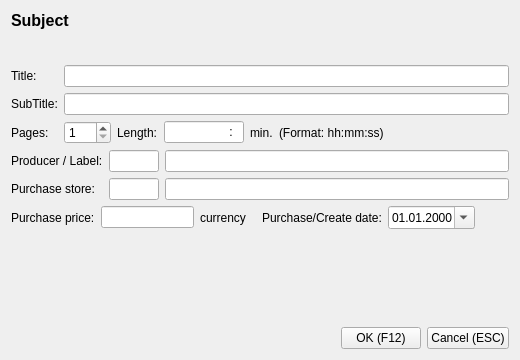
<?xml version="1.0" encoding="UTF-8"?>
<ui version="4.0">
 <class>EditDeviceClass</class>
 <widget class="QDialog" name="EditDeviceClass">
  <property name="geometry">
   <rect>
    <x>0</x>
    <y>0</y>
    <width>520</width>
    <height>360</height>
   </rect>
  </property>
  <property name="minimumSize">
   <size>
    <width>520</width>
    <height>360</height>
   </size>
  </property>
  <property name="maximumSize">
   <size>
    <width>520</width>
    <height>360</height>
   </size>
  </property>
  <property name="windowTitle">
   <string>EditDevice</string>
  </property>
  <layout class="QVBoxLayout" name="verticalLayout">
   <item>
    <layout class="QHBoxLayout" name="horizontalLayout_4">
     <item>
      <widget class="QLabel" name="Subject">
       <property name="font">
        <font>
         <pointsize>12</pointsize>
         <weight>75</weight>
         <bold>true</bold>
        </font>
       </property>
       <property name="text">
        <string>Subject</string>
       </property>
       <property name="alignment">
        <set>Qt::AlignLeading|Qt::AlignLeft|Qt::AlignTop</set>
       </property>
      </widget>
     </item>
     <item>
      <widget class="QLabel" name="deviceIcon">
       <property name="minimumSize">
        <size>
         <width>48</width>
         <height>48</height>
        </size>
       </property>
       <property name="maximumSize">
        <size>
         <width>48</width>
         <height>48</height>
        </size>
       </property>
       <property name="text">
        <string/>
       </property>
       <property name="pixmap">
        <pixmap resource="../resources.qrc">:/devices48/resources/tr48x48-0013.png</pixmap>
       </property>
      </widget>
     </item>
    </layout>
   </item>
   <item>
    <layout class="QGridLayout" name="gridLayout">
     <item row="0" column="1">
      <widget class="QLineEdit" name="title"/>
     </item>
     <item row="1" column="0">
      <widget class="QLabel" name="label_2">
       <property name="text">
        <string>SubTitle:</string>
       </property>
      </widget>
     </item>
     <item row="1" column="1">
      <widget class="QLineEdit" name="subTitle"/>
     </item>
     <item row="2" column="0">
      <widget class="QLabel" name="label_3">
       <property name="text">
        <string>Pages:</string>
       </property>
      </widget>
     </item>
     <item row="2" column="1">
      <layout class="QHBoxLayout" name="horizontalLayout">
       <item>
        <widget class="QSpinBox" name="pages">
         <property name="minimum">
          <number>1</number>
         </property>
         <property name="maximum">
          <number>255</number>
         </property>
        </widget>
       </item>
       <item>
        <widget class="QLabel" name="label_8">
         <property name="text">
          <string>Length:</string>
         </property>
        </widget>
       </item>
       <item>
        <widget class="QLineEdit" name="length">
         <property name="maximumSize">
          <size>
           <width>80</width>
           <height>16777215</height>
          </size>
         </property>
         <property name="inputMask">
          <string>0000:00; </string>
         </property>
         <property name="alignment">
          <set>Qt::AlignRight|Qt::AlignTrailing|Qt::AlignVCenter</set>
         </property>
        </widget>
       </item>
       <item>
        <widget class="QLabel" name="label_9">
         <property name="text">
          <string>min.</string>
         </property>
        </widget>
       </item>
       <item>
        <widget class="QLabel" name="label_10">
         <property name="text">
          <string>(Format: hh:mm:ss)</string>
         </property>
        </widget>
       </item>
       <item>
        <spacer name="horizontalSpacer">
         <property name="orientation">
          <enum>Qt::Horizontal</enum>
         </property>
         <property name="sizeHint" stdset="0">
          <size>
           <width>40</width>
           <height>20</height>
          </size>
         </property>
        </spacer>
       </item>
      </layout>
     </item>
     <item row="0" column="0">
      <widget class="QLabel" name="label">
       <property name="text">
        <string>Title:</string>
       </property>
      </widget>
     </item>
    </layout>
   </item>
   <item>
    <layout class="QGridLayout" name="gridLayout_2">
     <item row="0" column="1">
      <widget class="QLineEdit" name="labelId">
       <property name="minimumSize">
        <size>
         <width>50</width>
         <height>0</height>
        </size>
       </property>
       <property name="maximumSize">
        <size>
         <width>50</width>
         <height>16777215</height>
        </size>
       </property>
      </widget>
     </item>
     <item row="0" column="2">
      <widget class="QLineEdit" name="labelText"/>
     </item>
     <item row="1" column="1">
      <widget class="QLineEdit" name="purchaseId">
       <property name="minimumSize">
        <size>
         <width>50</width>
         <height>0</height>
        </size>
       </property>
       <property name="maximumSize">
        <size>
         <width>50</width>
         <height>16777215</height>
        </size>
       </property>
      </widget>
     </item>
     <item row="1" column="2">
      <widget class="QLineEdit" name="purchaseText"/>
     </item>
     <item row="0" column="0">
      <widget class="QLabel" name="label_4">
       <property name="text">
        <string>Producer / Label:</string>
       </property>
      </widget>
     </item>
     <item row="1" column="0">
      <widget class="QLabel" name="label_5">
       <property name="text">
        <string>Purchase store:</string>
       </property>
      </widget>
     </item>
    </layout>
   </item>
   <item>
    <layout class="QHBoxLayout" name="horizontalLayout_2">
     <item>
      <widget class="QLabel" name="label_6">
       <property name="text">
        <string>Purchase price:</string>
       </property>
      </widget>
     </item>
     <item>
      <widget class="QLineEdit" name="purchasePrice">
       <property name="maximumSize">
        <size>
         <width>100</width>
         <height>16777215</height>
        </size>
       </property>
      </widget>
     </item>
     <item>
      <widget class="QLabel" name="currency">
       <property name="text">
        <string>currency</string>
       </property>
      </widget>
     </item>
     <item>
      <spacer name="horizontalSpacer_2">
       <property name="orientation">
        <enum>Qt::Horizontal</enum>
       </property>
       <property name="sizeType">
        <enum>QSizePolicy::Minimum</enum>
       </property>
       <property name="sizeHint" stdset="0">
        <size>
         <width>10</width>
         <height>20</height>
        </size>
       </property>
      </spacer>
     </item>
     <item>
      <widget class="QLabel" name="label_7">
       <property name="text">
        <string>Purchase/Create date:</string>
       </property>
      </widget>
     </item>
     <item>
      <widget class="QDateEdit" name="purchaseDate">
       <property name="sizePolicy">
        <sizepolicy hsizetype="Preferred" vsizetype="Fixed">
         <horstretch>0</horstretch>
         <verstretch>0</verstretch>
        </sizepolicy>
       </property>
       <property name="displayFormat">
        <string>dd.MM.yyyy</string>
       </property>
       <property name="calendarPopup">
        <bool>true</bool>
       </property>
      </widget>
     </item>
     <item>
      <spacer name="horizontalSpacer_4">
       <property name="orientation">
        <enum>Qt::Horizontal</enum>
       </property>
       <property name="sizeHint" stdset="0">
        <size>
         <width>40</width>
         <height>20</height>
        </size>
       </property>
      </spacer>
     </item>
    </layout>
   </item>
   <item>
    <spacer name="verticalSpacer">
     <property name="orientation">
      <enum>Qt::Vertical</enum>
     </property>
     <property name="sizeHint" stdset="0">
      <size>
       <width>498</width>
       <height>34</height>
      </size>
     </property>
    </spacer>
   </item>
   <item>
    <layout class="QHBoxLayout" name="horizontalLayout_3">
     <item>
      <spacer name="horizontalSpacer_3">
       <property name="orientation">
        <enum>Qt::Horizontal</enum>
       </property>
       <property name="sizeHint" stdset="0">
        <size>
         <width>40</width>
         <height>20</height>
        </size>
       </property>
      </spacer>
     </item>
     <item>
      <widget class="QPushButton" name="okButton">
       <property name="text">
        <string>OK (F12)</string>
       </property>
       <property name="icon">
        <iconset resource="../resources.qrc">
         <normaloff>:/icons/resources/button_ok.png</normaloff>:/icons/resources/button_ok.png</iconset>
       </property>
       <property name="autoDefault">
        <bool>false</bool>
       </property>
      </widget>
     </item>
     <item>
      <widget class="QPushButton" name="cancelButton">
       <property name="text">
        <string>Cancel (ESC)</string>
       </property>
       <property name="icon">
        <iconset resource="../resources.qrc">
         <normaloff>:/icons/resources/cancel.png</normaloff>:/icons/resources/cancel.png</iconset>
       </property>
       <property name="autoDefault">
        <bool>false</bool>
       </property>
      </widget>
     </item>
    </layout>
   </item>
  </layout>
 </widget>
 <layoutdefault spacing="6" margin="11"/>
 <resources>
  <include location="../resources.qrc"/>
 </resources>
 <connections/>
</ui>
